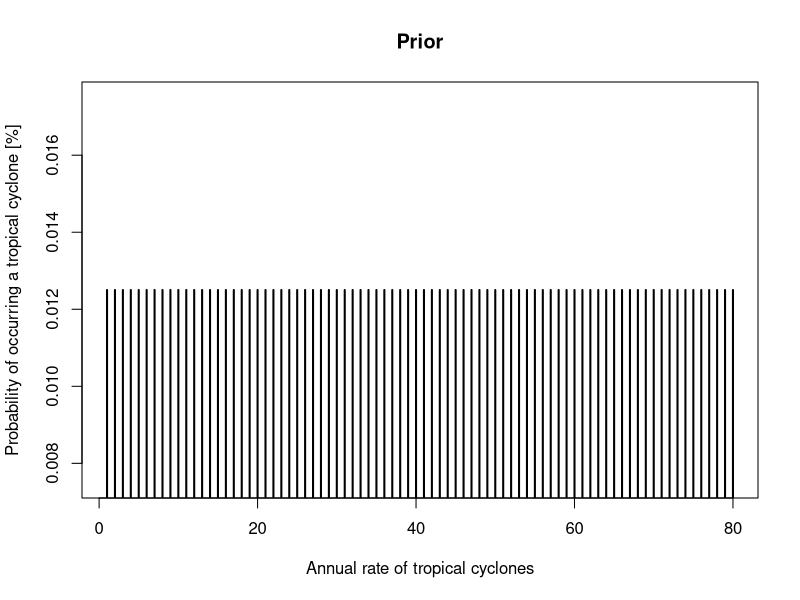
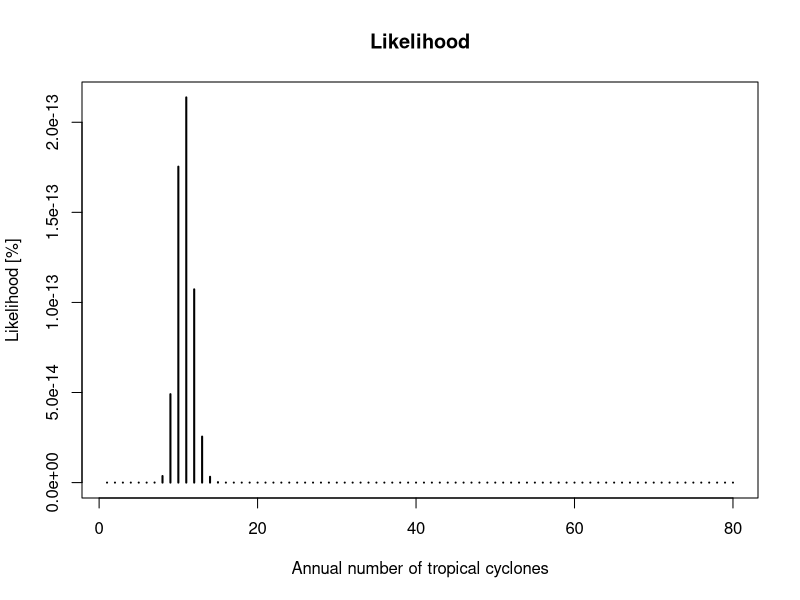
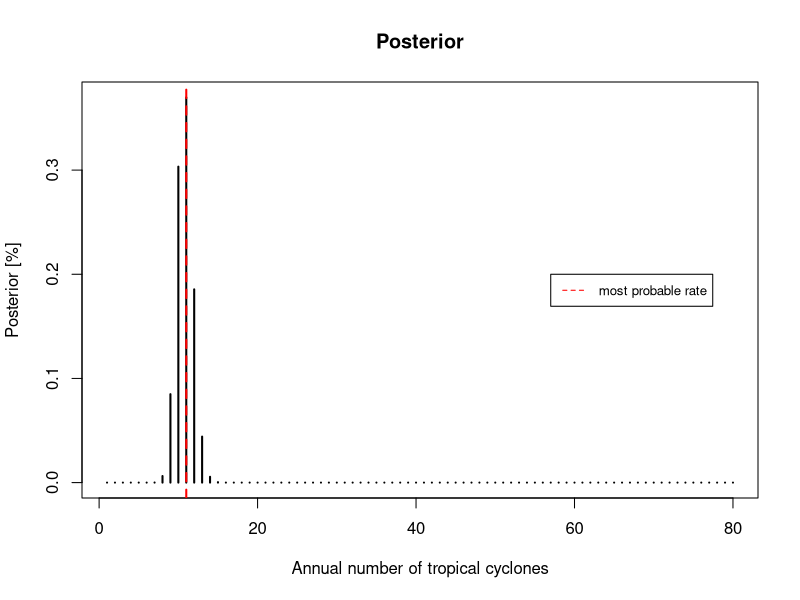

Here is the R script that generated these plots, in order:
## ---- chunk 1
knitr::opts_chunk$set(echo = TRUE)
## ---- chunk 2
tableData <- data.frame(
  number=c(
    "1","2","3","4","5","6","7","8","9","10","11","12","13","14","15","16","17","18","19","20"
  ), 
  phenomenon=c(
    "influence of effects of ENSO and NAO on coastal hurricane activity (annual hurricane counts)", 
    "(Long-term hazard assessment for) Explosive volcanoes and destructive volcanic events",
    "occurrence of tornados",
    "Tropical cyclone formation, especially the seasonal number of TCG occurrences",
    "Occurrence of landslides",
    "Oceanographic flood events after extreme flooding",
    "(global) mean temperature change",
    "regional-scale climate change (Focus on surface air temperature)",
    "Change points in climatic records",
    "Global warming due to greenhouse gas emissions",
    "statistical modeling in volcanic hazard assessment for the Yucca Mountain site",
    "occurrence times of seismic events and their corresponding magnitudes",
    "Pyroclastic flows and their movements of explosive volcanism",
    "estimate of the occurrence times for strong earthquakes in the Hellenic Arc",
    "Volcanic hazard analysis - volume of eruption",
    "16",
    "17",
    "18",
    "19",
    "20"
  ),
   prior=c(
    "a)noninformation (nearly uniform) prior b) bootstrap (informative) prior", 
    "different prior distributions for different even tree node -node 1: beta distribution -node 2: beta distribution -node 3: beta distribution -node 4: direchlet distribution",
    "Noninformative prior for model parameters, normal distribution and inverse gamma distribution",
    "normal distribution",
    "Binomial distribution",
    "range of non-informative priors",
    "uninformative, uniform and gamma",
     "Normal distribution of detection variables",
    "multivariate normal",
    "uniform",
    "beta prior",
    "Use of functional and numerical prior: gamma distributions",
    "unit probability density in that range of values",
    "exponential probability density function ",
    "lognormal  distribution",
    "16",
    "17",
    "18",
    "19",
    "20"
   ),
   likelihood=c(
    "Poisson", 
    "Likelihood varies for different even tree nodes, for node 1 in general binomial distribution, node 2 binomial distribution, node 3 binomial distribution, node 4 multinomial distribution",
    "exponential expression <> binomial",
    "Poisson",
    "Poisson",
    "bivariate logistic distribution",
    "normal distribution",
     "Gaussian distribution",
    "X² (Chi-squared)",
    "Gaussian",
    "Poisson",
    "conditional log-likelihood function",
    " for each model-build the assumed gaussian probability function",
    "Poisson",
    "log-likelihood function",
    "16",
    "17",
    "18",
    "19",
    "20"
   ),
   references=c(
    "ELSNER, James B.; JAGGER, Thomas H.", 
    "MARZOCCHI, W.; SANDRI, L.; FURLAN, C.",
    "CHENG, Vincent YS, et al.",
    "WERNER, Angelika; HOLBROOK, Neil J.",
    "BERTI, M. et al.",
    "COLES, Stuart; TAWN, Jonathan.",
    "LOPEZ, Ana, et al.",
    "MIN, Seung‐Ki; HENSE, Andreas; KWON, Won‐Tae.",
    "RUGGIERI, Eric. A",
    "MEINSHAUSEN, Malte, et al.",
    "HO, Chih-Hsiang, SMITH, Eugene I.",
    "PERUGGIA, Mario; SANTNER, Thomas.",
    "ROSSANO, S., et al.",
    "FERRAES, Sergio G.",
    "GREEN, Rebecca M., et al",
    "16",
    "17",
    "18",
    "19",
    "20"
   )
)

names(tableData)<- c("Number", "Phenomenon", "Prior", "Likelihood", "References")
knitr::kable(tableData,booktabs=TRUE, caption="Tab. 1: Review of Application of Bayes’ Rule in Hazard Assessment")

## ---- chunk 3
cyclones <- c(9, 13, 8, 3, 10, 6, 13, 15, 16, 14)
# dataset: number of cyclones per year over the last 10 years
## ---- chunk 4
prior <- 0:79 # define 80 values
# all possible outcomes for the expectation rate
## ---- chunk 5
prior_prob <- rep(1/length(prior),times = length(prior)) 

# plot the discrete uniform probability distribution
plot(prior_prob, type="h", 
     main = "Prior", 
     xlab ="Annual rate of tropical cyclones", 
     ylab = "Probability of occurring a tropical cyclone [%]", 
     lwd = 2)
## ---- chunk 6
#p(D|lambda) = Likelihood
#create a vector with the same number of entries as in "prior"
likeli <- rep(NA,length(prior))

#using a loop for the calculation
for (i in seq_along(prior))
{
  likeli[i] <- prod(dpois(cyclones,i))
}

plot(likeli,type ="h", 
     main = "Likelihood", 
     xlab ="Annual number of tropical cyclones", 
     ylab = "Likelihood [%]", 
     lwd = 2)
## ---- chunk 7
# Posterior
bayes_rate <- likeli * prior_prob
bayes_rate <- bayes_rate/ sum(bayes_rate)

plot(bayes_rate, type = "h", 
     main = "Posterior", 
     xlab ="Annual number of tropical cyclones", 
     ylab = "Posterior [%]", 
     lwd = 2)
abline(v = 11, lty = 2, lwd = 2, col = "red")
legend(57, 0.2, legend = c("most probable rate"),
       col = c("red"), lty = 2, lwd = 1, cex = 0.8)
which(c(bayes_rate) == max (bayes_rate))
